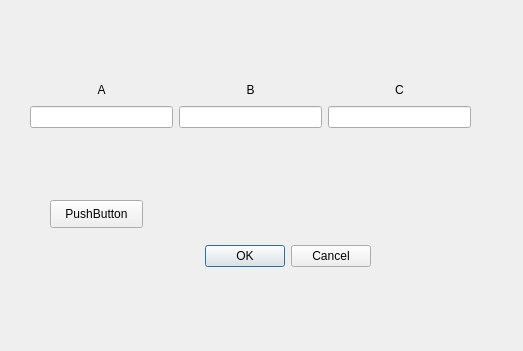
<?xml version="1.0" encoding="UTF-8"?>
<ui version="4.0">
 <class>Dialog</class>
 <widget class="QDialog" name="Dialog">
  <property name="geometry">
   <rect>
    <x>0</x>
    <y>0</y>
    <width>523</width>
    <height>351</height>
   </rect>
  </property>
  <property name="windowTitle">
   <string>Dialog</string>
  </property>
  <widget class="QDialogButtonBox" name="buttonBox">
   <property name="geometry">
    <rect>
     <x>30</x>
     <y>240</y>
     <width>341</width>
     <height>32</height>
    </rect>
   </property>
   <property name="orientation">
    <enum>Qt::Horizontal</enum>
   </property>
   <property name="standardButtons">
    <set>QDialogButtonBox::Cancel|QDialogButtonBox::Ok</set>
   </property>
  </widget>
  <widget class="QPushButton" name="pushButton">
   <property name="geometry">
    <rect>
     <x>50</x>
     <y>200</y>
     <width>93</width>
     <height>28</height>
    </rect>
   </property>
   <property name="text">
    <string>PushButton</string>
   </property>
  </widget>
  <widget class="QWidget" name="layoutWidget">
   <property name="geometry">
    <rect>
     <x>30</x>
     <y>80</y>
     <width>441</width>
     <height>48</height>
    </rect>
   </property>
   <layout class="QGridLayout" name="gridLayout">
    <item row="0" column="0">
     <widget class="QLabel" name="label">
      <property name="text">
       <string>A</string>
      </property>
      <property name="alignment">
       <set>Qt::AlignCenter</set>
      </property>
     </widget>
    </item>
    <item row="0" column="1">
     <widget class="QLabel" name="label_2">
      <property name="text">
       <string>B</string>
      </property>
      <property name="alignment">
       <set>Qt::AlignCenter</set>
      </property>
     </widget>
    </item>
    <item row="0" column="2">
     <widget class="QLabel" name="label_3">
      <property name="text">
       <string>C</string>
      </property>
      <property name="alignment">
       <set>Qt::AlignCenter</set>
      </property>
     </widget>
    </item>
    <item row="1" column="0">
     <widget class="QLineEdit" name="lineEdit"/>
    </item>
    <item row="1" column="1">
     <widget class="QLineEdit" name="lineEdit_2"/>
    </item>
    <item row="1" column="2">
     <widget class="QLineEdit" name="lineEdit_3"/>
    </item>
   </layout>
  </widget>
 </widget>
 <resources/>
 <connections>
  <connection>
   <sender>buttonBox</sender>
   <signal>accepted()</signal>
   <receiver>Dialog</receiver>
   <slot>accept()</slot>
   <hints>
    <hint type="sourcelabel">
     <x>248</x>
     <y>254</y>
    </hint>
    <hint type="destinationlabel">
     <x>157</x>
     <y>274</y>
    </hint>
   </hints>
  </connection>
  <connection>
   <sender>buttonBox</sender>
   <signal>rejected()</signal>
   <receiver>Dialog</receiver>
   <slot>reject()</slot>
   <hints>
    <hint type="sourcelabel">
     <x>316</x>
     <y>260</y>
    </hint>
    <hint type="destinationlabel">
     <x>286</x>
     <y>274</y>
    </hint>
   </hints>
  </connection>
 </connections>
</ui>
